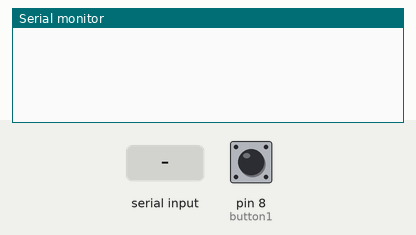
Bench run of a sketch on a simulated Arduino Uno, built with avr-gcc and run on an emulated ATmega328P. Shown: the last lines printed to the serial monitor. Inputs (shaded band) come from the test bench; at power-on: pin 8 (button1) LOW.

Above: at 1.2 s.
1.3 s: pin 8 (button1) pulled HIGH for 0.15 s
At 2.7 s:
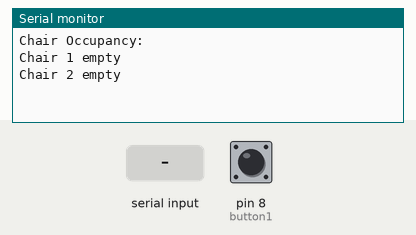
3.0 s: "DP478\n" received over the second serial link
At 3.5 s:
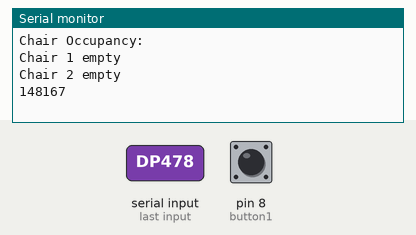

The sketch:

Coordinator_V6_1.ino
```cpp
#include "SoftwareSerial.h"
// RX: Arduino pin 2, XBee pin DOUT.  TX:  Arduino pin 3, XBee pin DIN
SoftwareSerial XBee(2, 3);

const int button1 = 8;  //

byte answer1; // Answer recieved from D1
byte answer2; // Answerrecieved from D2

byte node1 = 0x01;  // Address to use when communicating with D1
byte node2 = 0x02;  // Address to use when communicating with D2
byte answer = 0x45; // The correct answer to the question (Ans: BD)
byte occupancy = 0x00;
byte seat;

bool answerRecieved1 = false; // Status of whether answer was recieved from D1
bool answerRecieved2 = false; // Status of whether answer was recieved from D2
String nodeTalk = "1";

bool d1 = false;
bool d2 = false;
bool d3 = false;
bool d4 = false;
bool d5 = false;
bool d6 = false;
bool d8 = false;
bool d9 = false;
bool s = false;

bool seat1 = false;
bool seat2 = false;
int submit = 0;
void setup()
{
  // Baud rate MUST match XBee settings (as set in XCTU)
  pinMode(button1, INPUT);
  XBee.begin(9600);
  Serial.begin(9600);
}

void loop()
{


submit = digitalRead(button1);
// Transmit Data

  // Step1: Query D1 for answer
  if(!answerRecieved1){
    XBee.write(node1);
    nodeTalk = "1";
  }
  //Step2: If D1 gave an answer, Query D2 for answer
  if(answerRecieved1 && !answerRecieved2){
    XBee.write(node2);
    nodeTalk = "2";
  }
  //Step3: If all Devices have answered, Broadcast the correct answer
  if(answerRecieved1 && answerRecieved2){
    Serial.flush();


      while(!Serial.available());
    int dataPi = Serial.parseInt();
    Serial.print(dataPi);
    answer = dataPi;

      XBee.write(dataPi);


    nodeTalk = "all";
  }
  delay(50);


// Read Incoming Data
  if(XBee.available()){

    byte rx = XBee.read();
    if(((rx)&(0xC0)) == (0x00)){
      if(nodeTalk=="1"){
        answer1 = ((0x0F)&(rx));
        if(!d4){
          byte pi = 0x90;
//          Serial.print("Answer recieved from D1: ");
          if( ((answer1) & (0x08)) == (0x08) ){
//            Serial.print("A");
            pi = (pi)|(0x08);
          }
          if( ((answer1) & (0x04)) == (0x04) ){
//            Serial.print("B");
            pi = (pi)|(0x04);
          }
          if( ((answer1) & (0x02)) == (0x02) ){
//            Serial.print("C");
            pi = (pi)|(0x02);
          }
          if( ((answer1) & (0x01)) == (0x01) ){
//            Serial.print("D");
            pi = (pi)|(0x01);
          }
//          Serial.println();
          answerRecieved1 = true;
          d4 = true;

          Serial.print(pi);
        }
      }
      if(nodeTalk=="2"){
        answer2 = ((0x0F)&(rx));
        if(!d5){
          byte pi = 0xA0;
//          Serial.print("Answer recieved from D2: ");
          if( ((answer2) & (0x08)) == (0x08) ){
//            Serial.print("A");
              pi = (pi)|(0x08);
          }
          if( ((answer2)&(0x04)) == (0x04) ){
//            Serial.print("B");
              pi = (pi)|(0x04);
          }
          if( ((answer2)&(0x02)) == (0x02) ){
//            Serial.print("C");
              pi = (pi)|(0x02);
          }
          if( ((answer2)&(0x01)) == (0x01) ){
//            Serial.print("D");
              pi = (pi)|(0x01);
          }
//          Serial.println();
          answerRecieved2 = true;
          Serial.print(pi);
          d5 = true;
        }
      }
    }

    else if(((rx)&(0xC0)) == (0xC0)){
      byte occupy;
//      Serial.print("Recieved Occupancy Data");
      seat = ((rx)&(0x3E));
      occupancy = ((rx)&(0x01));


      if(seat == 0x02){
        if(occupancy == (0x01)){
          occupy = 0x11;
          Serial.print(occupy);
          seat1 = true;
        }
        else{
          occupy = 0x10;
          Serial.print(occupy);
          seat1 = false;
        }
        }


      else if(seat == 0x04){
        if(occupancy == (0x01)){
           seat2 = true;
           occupy = 0x21;
           Serial.print(occupy);
        }
        else{
          seat2 = false;
          occupy = 0x20;
          Serial.print(occupy);
        }
      }

      else{
//        Serial.print("Recieveing information of non existing chairs: Check ANDing");
      }

    }

    // Continuous input being recieved
//    else{
//      Serial.print("DP478");
//    }

  }

  if( submit == HIGH && s == false){
    s = true;
  }
  if( submit == LOW && s == true){
    s = false;
    Serial.println("Chair Occupancy:");
    if(seat1){
      Serial.println("Chair 1 occupied");
    }
    else{
      Serial.println("Chair 1 empty");
    }
    if(seat2){
      Serial.println("Chair 2 occupied");
    }
    else{
      Serial.println("Chair 2 empty");
    }
  }


}
```

Measured:
- after the input at 1.3 s, the serial monitor: prints a new line after 0.23 s (image 1)
- after the input at 3.0 s, the serial monitor: prints a new line after 0.12 s (image 2)
